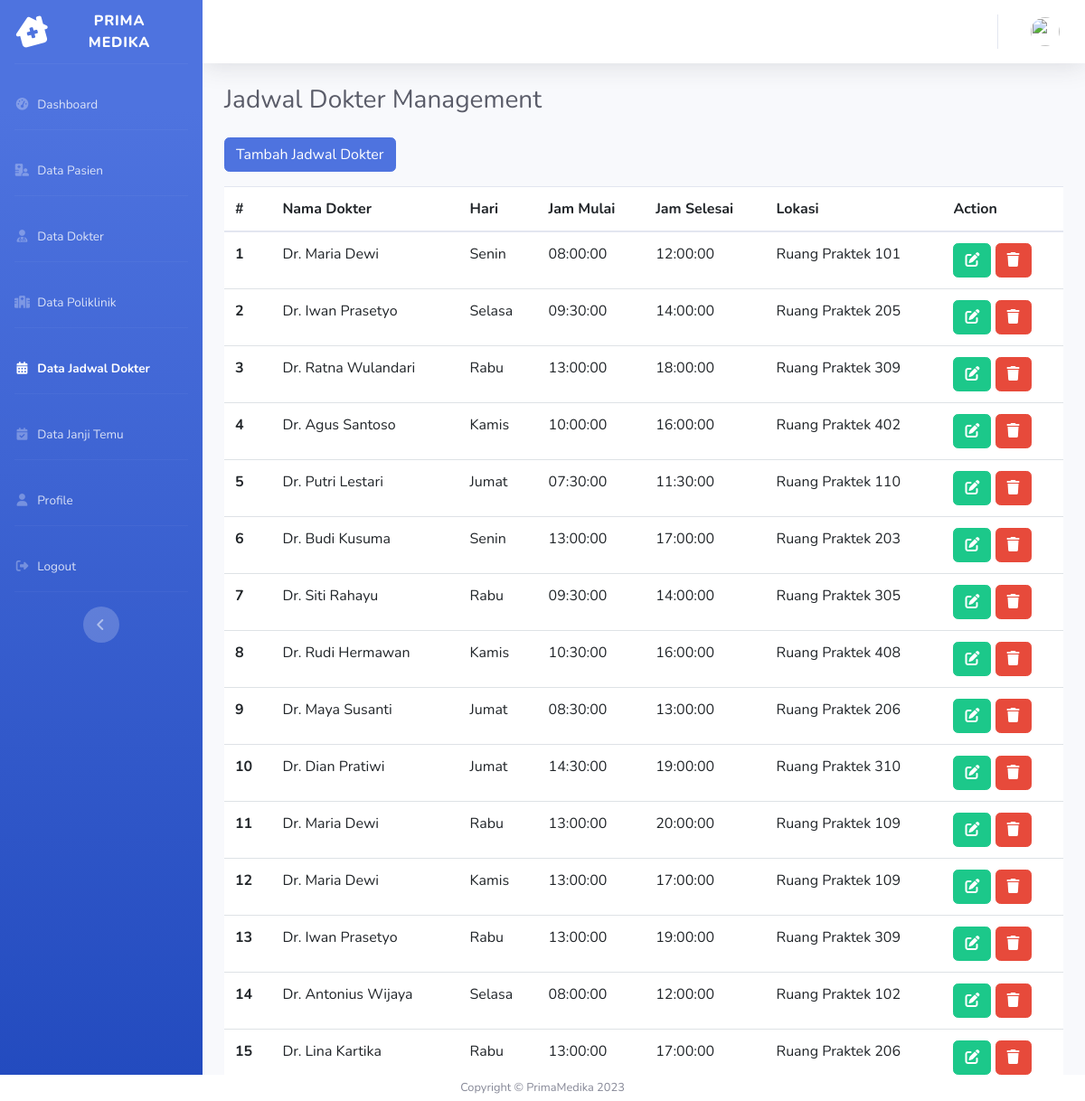
The page /index.php/admin/data_jadwal_dokter on the database its author committed.
### tables this page shows
CREATE TABLE `jadwal_dokter` (
  `jadwal_id` int(11) NOT NULL,
  `dokter_id` int(11) NOT NULL,
  `hari` varchar(20) NOT NULL,
  `jam_mulai` time NOT NULL,
  `jam_selesai` time NOT NULL,
  `lokasi` varchar(50) NOT NULL,
  `created_at` date NOT NULL,
  `updated_at` date NOT NULL
);

CREATE TABLE `dokter` (
  `dokter_id` int(11) NOT NULL,
  `poliklinik_id` int(11) NOT NULL,
  `name` varchar(255) NOT NULL,
  `spesialis` varchar(255) NOT NULL,
  `nomor_telepon` varchar(20) NOT NULL,
  `email` varchar(255) NOT NULL,
  `created_at` date NOT NULL,
  `updated_at` date NOT NULL
);

### application/controllers/Admin.php (called while the page is built, shortened)
<?php
class Admin extends CI_Controller
{
    public function __construct()
    {
        $this->load->model('Admin_model');
    }
    public function data_jadwal_dokter()
    {
        $data['title'] = 'Jadwal Dokter Management';
        $data['user'] = $this->Admin_model->getUser();
        $data['jadwal_dokter'] = $this->Admin_model->getJadwalDokter();
        $data['dokter'] = $this->Admin_model->getDokter();
        $this->load->view('templates/header', $data);
        $this->load->view('templates/sidebar_admin', $data);
        $this->load->view('templates/topbar', $data);
        $this->load->view('admin/jadwal-dokter', $data);
        $this->load->view('templates/footer');
    }
}

### index.php (called while the page is built, shortened)
<?php
require_once BASEPATH.'core/CodeIgniter.php';

### application/models/Admin_model.php (called while the page is built, shortened)
<?php
class Admin_model extends CI_Model
{
    public function getDokter()
    {
        $this->db->select('*, poliklinik.nama_poliklinik');
        $this->db->from('dokter');
        $this->db->join('poliklinik', 'dokter.poliklinik_id = poliklinik.poliklinik_id');
        $query = $this->db->get();
        return $query->result_array();
    }
    public function getJadwalDokter()
    {
        $this->db->select('*, dokter.dokter_id, dokter.name');
        $this->db->from('jadwal_dokter');
        $this->db->join('dokter', 'dokter.dokter_id = jadwal_dokter.dokter_id');
        $query = $this->db->get();
        return $query->result_array();
    }
}

### application/views/admin/jadwal-dokter.php (the view, shortened to what this page needs)
<div class="container-fluid">
    <h1 class="h3 mb-4 text-gray-800"><?= $title; ?></h1>
    <div class="row">
        <div class="col-lg">
            <a href="" class="btn btn-primary mb-3" data-toggle="modal" data-target="#newModal">Tambah Jadwal Dokter</a>
            <table class="table table-hover">
                <thead>
                    <tr>
                        <th scope="col">#</th>
                        <th scope="col">Nama Dokter</th>
                        <th scope="col">Hari</th>
                        <th scope="col">Jam Mulai</th>
                        <th scope="col">Jam Selesai</th>
                        <th scope="col">Lokasi</th>
                        <th scope="col">Action</th>
                    </tr>
                </thead>
                <tbody>
                    <?php $i = 1; ?>
                    <?php foreach ($jadwal_dokter as $jd) : ?>
                        <tr>
                            <th scope="row"><?= $i++; ?></th>
                            <td><?= $jd['name'] ?></td>
                            <td><?= $jd['hari'] ?></td>
                            <td><?= $jd['jam_mulai'] ?></td>
                            <td><?= $jd['jam_selesai'] ?></td>
                            <td><?= $jd['lokasi'] ?></td>
                            <td>
                                <a href="<?= base_url('admin/edit_jadwal_dokter/' . $jd['jadwal_id']) ?>" class="btn btn-success"><i class="fas fa-solid fa-pen-to-square"></i></a>
                                <a href="<?= base_url('admin/delete_jadwal_dokter/' . $jd['jadwal_id']) ?>" class="btn btn-danger"><i class="fas fa-solid fa-trash"></i></a>
                            </td>
                        </tr>
                    <?php endforeach; ?>
                </tbody>
            </table>
        </div>
    </div>
</div>
</div>

### rows shown on the page
jadwal_dokter: dokter.name "Dr. Maria Dewi", hari "Senin", jam_mulai "08:00:00", jam_selesai "12:00:00", lokasi "Ruang Praktek 101"
jadwal_dokter: dokter.name "Dr. Iwan Prasetyo", hari "Selasa", jam_mulai "09:30:00", jam_selesai "14:00:00", lokasi "Ruang Praktek 205"
jadwal_dokter: dokter.name "Dr. Ratna Wulandari", hari "Rabu", jam_mulai "13:00:00", jam_selesai "18:00:00", lokasi "Ruang Praktek 309"
jadwal_dokter: dokter.name "Dr. Agus Santoso", hari "Kamis", jam_mulai "10:00:00", jam_selesai "16:00:00", lokasi "Ruang Praktek 402"
jadwal_dokter: dokter.name "Dr. Putri Lestari", hari "Jumat", jam_mulai "07:30:00", jam_selesai "11:30:00", lokasi "Ruang Praktek 110"
jadwal_dokter: dokter.name "Dr. Budi Kusuma", hari "Senin", jam_mulai "13:00:00", jam_selesai "17:00:00", lokasi "Ruang Praktek 203"
jadwal_dokter: dokter.name "Dr. Siti Rahayu", hari "Rabu", jam_mulai "09:30:00", jam_selesai "14:00:00", lokasi "Ruang Praktek 305"
jadwal_dokter: dokter.name "Dr. Rudi Hermawan", hari "Kamis", jam_mulai "10:30:00", jam_selesai "16:00:00", lokasi "Ruang Praktek 408"
jadwal_dokter: dokter.name "Dr. Maya Susanti", hari "Jumat", jam_mulai "08:30:00", jam_selesai "13:00:00", lokasi "Ruang Praktek 206"
jadwal_dokter: dokter.name "Dr. Dian Pratiwi", hari "Jumat", jam_mulai "14:30:00", jam_selesai "19:00:00", lokasi "Ruang Praktek 310"
jadwal_dokter: dokter.name "Dr. Maria Dewi", hari "Rabu", jam_mulai "13:00:00", jam_selesai "20:00:00", lokasi "Ruang Praktek 109"
jadwal_dokter: dokter.name "Dr. Maria Dewi", hari "Kamis", jam_mulai "13:00:00", jam_selesai "17:00:00", lokasi "Ruang Praktek 109"
jadwal_dokter: dokter.name "Dr. Iwan Prasetyo", hari "Rabu", jam_mulai "13:00:00", jam_selesai "19:00:00", lokasi "Ruang Praktek 309"
jadwal_dokter: dokter.name "Dr. Antonius Wijaya", hari "Selasa", jam_mulai "08:00:00", jam_selesai "12:00:00", lokasi "Ruang Praktek 102"
jadwal_dokter: dokter.name "Dr. Lina Kartika", hari "Rabu", jam_mulai "13:00:00", jam_selesai "17:00:00", lokasi "Ruang Praktek 206"

### other values the page prints
$title "Jadwal Dokter Management"
